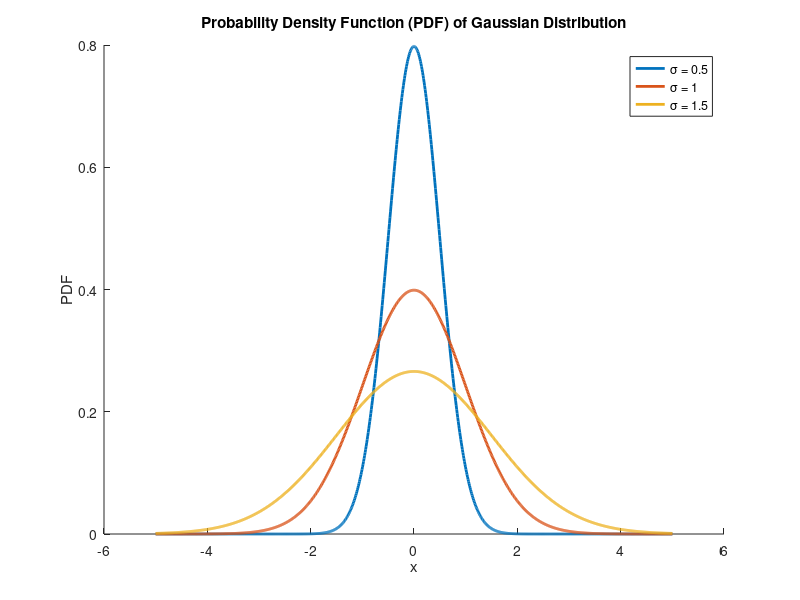
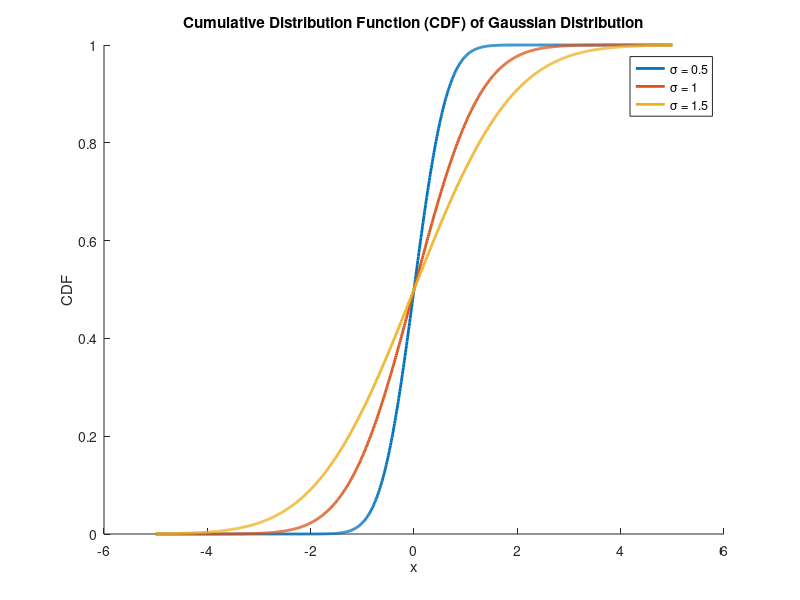

Write the MATLAB code that produced these figures, in order.

mu = 0; 
sigmas = [0.5, 1, 1.5]; 


x = linspace(-5, 5, 1000);


figure;
hold on;
for sigma = sigmas
    pdf = exp(-0.5 * ((x - mu) / sigma).^2) / (sigma * sqrt(2 * pi));
    plot(x, pdf, 'LineWidth', 2, 'DisplayName', ['\sigma = ' num2str(sigma)]);
end
title('Probability Density Function (PDF) of Gaussian Distribution');
xlabel('x');
ylabel('PDF');
legend;
hold off;


figure;
hold on;
for sigma = sigmas
    cdf = 0.5 * (1 + erf((x - mu) / (sigma * sqrt(2))));
    plot(x, cdf, 'LineWidth', 2, 'DisplayName', ['\sigma = ' num2str(sigma)]);
end
title('Cumulative Distribution Function (CDF) of Gaussian Distribution');
xlabel('x');
ylabel('CDF');
legend;
hold off;
